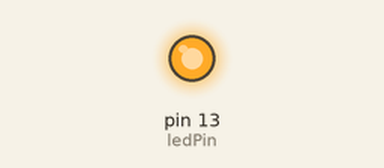
The sketch below on a simulated Arduino Uno, built with avr-gcc and run on an emulated ATmega328P. Parts: output pins drawn as LEDs (lit = HIGH). What the sketch prints to the serial monitor is not drawn.

Above: at 0.05 s.
Timing chart, 0 to 3.0 s (numbered marks = the images above):
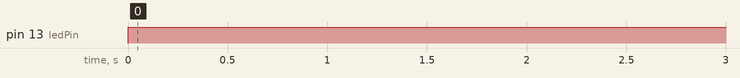

Measured:
- by itself, pin 13 (ledPin): LOW → HIGH at 0.00 s

The sketch:

Prak_MCU_8_delay_motor_DC_No.4.ino
```cpp
//inisialisasi pin
const int ledPin = 13;

void setup() {
  Serial.begin(9600);
  pinMode(ledPin, OUTPUT);
  Serial.println("Mengukur waktu yang dibutuhkan untuk menjalankan suatu tugas");
}

void loop() {
  long startTime = millis();//inisialisasi variabel
  digitalWrite(ledPin, HIGH); //Nyalakan LED
  delay(1000);//mematikan LED
  digitalWrite(ledPin,  LOW);//MEMATIKAN LED

  long endTime = millis();//hitung waktu yang dibutuhkan
  Serial.println(endTime - startTime);//tampilkan waktu yang dibutuhkan
}
```
